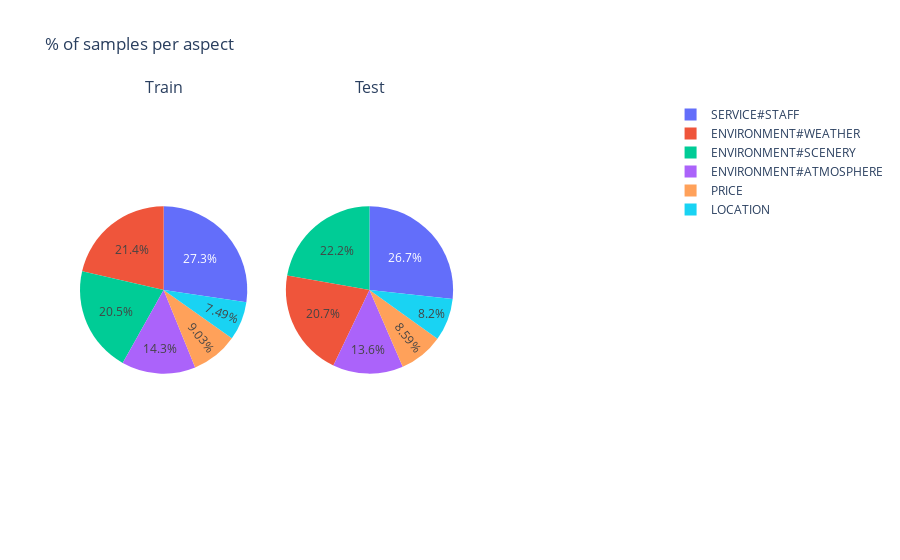

Write notebook code for a chart like this one.
### Markdown cell above
## Class distribution

### Code cell
import plotly.graph_objects as go
from plotly.subplots import make_subplots

def get_pie(df, name):
    count = df.sum(axis=0)
    return go.Pie(labels=count.index, values=count,
                  textposition='inside', name=name)


# names = ('Train', 'Dev', 'Test')
# phaseA = (ytrain, ydev, ytest)

names = ('Train', 'Test')
phaseA = (ytrain, ytest)

fig = make_subplots(cols=3, subplot_titles=names,
                    specs=[[{'type': 'pie'}] * 3])

for i, (df, name) in enumerate(zip(phaseA, names), 1):
    fig.add_trace(get_pie(df, name), row=1, col=i)

fig.update_layout(title='% of samples per aspect')

### Figure 1 — Plotly figure (JSON) as saved in the notebook; plotly's stock layout.template omitted (floating-point values rounded to 4 significant figures)
{"data": [{"domain": {"x": [0, 0.2889], "y": [0, 1]}, "labels": ["LOCATION", "PRICE", "SERVICE#STAFF", "ENVIRONMENT#SCENERY", "ENVIRONMENT#WEATHER", "ENVIRONMENT#ATMOSPHERE"], "name": "Train", "textposition": "inside", "type": "pie", "values": [478, 576, 1743, 1305, 1366, 912]}, {"domain": {"x": [0.3556, 0.6444], "y": [0, 1]}, "labels": ["LOCATION", "PRICE", "SERVICE#STAFF", "ENVIRONMENT#SCENERY", "ENVIRONMENT#WEATHER", "ENVIRONMENT#ATMOSPHERE"], "name": "Test", "textposition": "inside", "type": "pie", "values": [124, 130, 404, 336, 313, 206]}], "layout": {"annotations": [{"font": {"size": 16}, "showarrow": false, "text": "Train", "x": 0.1444, "xanchor": "center", "xref": "paper", "y": 1, "yanchor": "bottom", "yref": "paper"}, {"font": {"size": 16}, "showarrow": false, "text": "Test", "x": 0.5, "xanchor": "center", "xref": "paper", "y": 1, "yanchor": "bottom", "yref": "paper"}], "title": {"text": "% of samples per aspect"}}}
